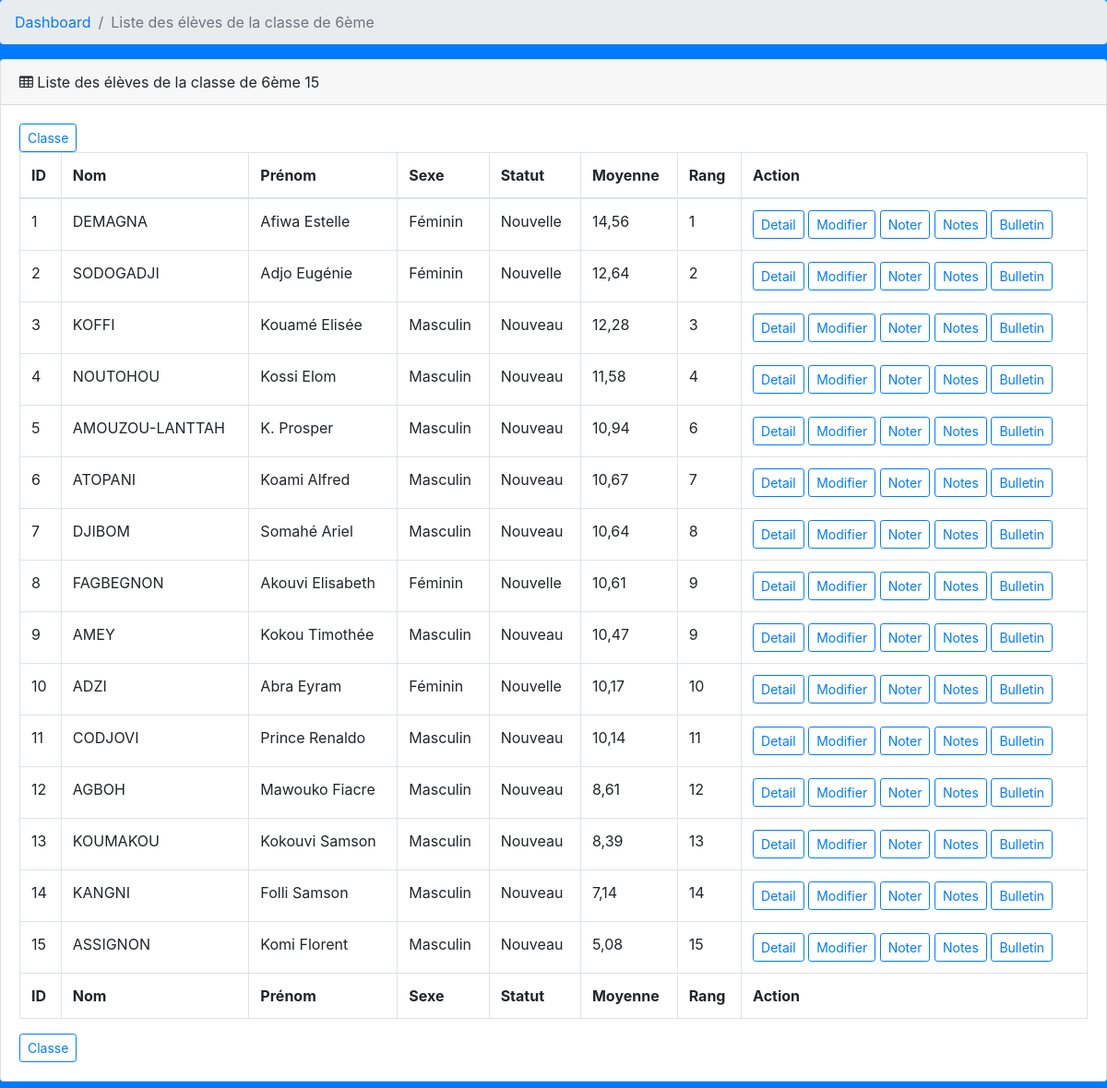
Page /bul/eleve/1/eleves on the committed database.
### etablissements/models.py (models this page shows, shortened)
class MatiereClasse(models.Model):
    classe = models.ForeignKey('etablissements.Classe', related_name='matieres',
                             on_delete=models.CASCADE, null=True)
    matiere = models.ForeignKey('etablissements.Matiere', related_name='matieres',
                               on_delete=models.CASCADE, null=True)
    enseignant = models.ForeignKey('etablissements.Enseignant', related_name='matieres',
                             on_delete=models.CASCADE, null=True)
    coef = models.IntegerField(default=1)
    date_creation = models.DateTimeField(auto_now_add=True)
    class Meta:
        db_table = "matiere_classe"
        verbose_name = "Matière de la classe"
        verbose_name_plural = "Matières de la classe"

class Classe(models.Model):
    nom = models.CharField(max_length=256)
    SERIE = (('Col', 'Collège'),
             ('A4', 'A4'),
             ('S', 'S'),
             ('D', 'D'),
             ('C4', 'C'),
             ('E', 'E'),
             ('F2', 'F2'),
             ('F4', 'F4'),
             ('G1', 'G1'),
             ('G2', 'G2'),
             ('G3', 'G3'))
    serie = models.CharField(choices=SERIE, max_length=256)
    etbs = models.ForeignKey('etablissements.Etablissement', related_name='classes',
                            on_delete=models.CASCADE, null=True)
    titulaire = models.OneToOneField('etablissements.Enseignant', related_name='titulaire',
                             on_delete=models.CASCADE, null=True)
    date_creation = models.DateTimeField(auto_now_add=True)
    eff = models.IntegerField(blank=True, null=True)
    moygen1= models.FloatField(blank=True, null=True)
    min1 = models.FloatField(blank=True, null=True)
    min2 = models.FloatField(blank=True, null=True)
    min3 = models.FloatField(blank=True, null=True)
    min = models.FloatField(blank=True, null=True)
    max1 = models.FloatField(blank=True, null=True)
    max2 = models.FloatField(blank=True, null=True)
    max3 = models.FloatField(blank=True, null=True)
    max = models.FloatField(blank=True, null=True)
    moygen2 = models.FloatField(blank=True, null=True)
    moygen3 = models.FloatField(blank=True, null=True)
    moygen = models.FloatField(blank=True, null=True)
    class Meta:
        db_table = "classe"
        verbose_name = "Classe"
        verbose_name_plural = "Classes"

### bulletin/models.py (models this page shows, shortened)
class Eleve(models.Model):
    nom = models.CharField(max_length=256)
    prenom = models.CharField(max_length=256)
    sexe = models.CharField(choices=(('Masculin', 'Masculin'), ('Féminin', 'Féminin')), max_length=256, null=True)
    STATUT = (('Nouveau', 'Nouveau'),
             ('Nouvelle', 'Nouvelle'),
             ('Redoublant', 'Redoublant'),
             ('Redoublante', 'Redoublante'))
    statut = models.CharField(choices=STATUT, max_length=256, null=True)
    classe= models.ForeignKey('etablissements.Classe', related_name='eleves',
                            on_delete=models.CASCADE, null=True)
    photo = models.FileField(upload_to="eleves", blank=True, null=True)
    moy1 = models.FloatField(blank=True, null=True)
    tot1 = models.FloatField(blank=True, null=True)
    totcoef = models.IntegerField(blank=True, null=True)
    moy2 = models.FloatField(blank=True, null=True)
    moy3 = models.FloatField(blank=True, null=True)
    rang1 = models.IntegerField(blank=True, null=True)
    rang2 = models.IntegerField(blank=True, null=True)
    rang3 = models.IntegerField(blank=True, null=True)
    date_creation = models.DateTimeField(auto_now_add=True)
    class Meta:
        db_table = "eleve"
        verbose_name = "Elève"
        verbose_name_plural = "Elèves"

### bulletin/views.py (the view)
# urls.py: path('eleve/<str:pk>/eleves', liste_eleves_matiere, name='eleves_matiere'),
def liste_eleves_matiere(request, pk):
        matiere = MatiereClasse.objects.get(pk=pk)
        eff(matiere.classe)
        eleves = Eleve.objects.filter(classe= matiere.classe).order_by('-moy1')
        context = {
            'matiere': matiere,
            'eleves': eleves,
        }
        return render(request, 'important/index.html', context)

### bulletin/views.py (called while the page is built)
def eff(classe):
    eleves = Eleve.objects.filter(classe=classe)
    classe.eff = eleves.count()
    classe.save()
    return classe

### bulletin/templates/important/index.html (shortened to what this page needs)
{% extends 'base.html' %}
{% load static %}
{% block content %}
    <ol class="breadcrumb">
        <li class="breadcrumb-item">
            <a href="{% url 'home_page' %}">Dashboard</a>
        </li>
        <li class="breadcrumb-item active">Liste des élèves de la classe de {{matiere.classe.nom}}</li>
    </ol>
    <div class="card mb-3">
        <div class="card-header">
            <i class="fa fa-table"></i> Liste des élèves de la classe de {{matiere.classe.nom}} {{matiere.classe.eff}}
        </div>
        <div class="card-body">
                 <a class="btn btn-outline-primary btn-sm" href="{% url 'matieres_classe' pk=matiere.classe.id %}" role="button">Classe</a>
            <div class="table-responsive">
                <table class="table table-bordered" id="dataTable" width="100%" cellspacing="0">
                    <thead>
                    <tr>
                       <th>ID</th>
                        <th>Nom</th>
                        <th>Prénom</th>
                        <th>Sexe</th>
                        <th>Statut</th>
                        <th>Moyenne</th>
                        <th>Rang</th>
                        <th>Action</th>
                    </tr>
                    </thead>
                    <tfoot>
                    <tr>
                        <th>ID</th>
                        <th>Nom</th>
                        <th>Prénom</th>
                        <th>Sexe</th>
                        <th>Statut</th>
                        <th>Moyenne</th>
                        <th>Rang</th>
                        <th>Action</th>
                    </tr>
                    </tfoot>
                    <tbody>
                    {% for eleve in eleves %}
                        <tr>
                            <td>{{forloop.counter }}</td>
                            <td>{{eleve.nom }}</td>
                            <td>{{eleve.prenom }} </td>
                             <td>{{eleve.sexe }}</td>
                            <td>{{eleve.statut }}</td>
                            <td>{{eleve.moy1 }}</td>
                            <td>{{eleve.rang1 }}</td>
                            <td><a class="btn btn-outline-primary btn-sm"
                                   href="{% url 'eleve_show' pk=eleve.id %}" role="button">Detail</a>
  <a class="btn btn-outline-primary btn-sm" href="{% url 'eleve_edit' pk=eleve.id %}" role="button">Modifier</a>
                                 <a class="btn btn-outline-primary btn-sm" href="{% url 'register_note' pk=matiere.id id=eleve.id %}" role="button">Noter</a>
                                 <a class="btn btn-outline-primary btn-sm" href="{% url 'notes_matiere' pk=matiere.id %}" role="button">Notes</a>
                                 <a class="btn btn-outline-primary btn-sm"
                                   href="{% url 'elevebul' pk=eleve.id %}" role="button">Bulletin</a>
                            </td>
                        </tr>
                    {% endfor %}
                    </tbody>
                </table>
            </div>
               <a class="btn btn-outline-primary btn-sm" href="{% url 'matieres_classe' pk=matiere.classe.id %}" role="button">Classe</a>
        </div>
    </div>
{% endblock %}

### static/dashboard/css/sb-admin.css (style rules this page uses)
html { position: relative; min-height: 100%; }
body { overflow-x: hidden; }

### rows in the picture
MatiereClasse: classe.nom "6ème", classe.eff "15"
Eleve: nom "DEMAGNA", prenom "Afiwa Estelle", sexe "Féminin", statut "Nouvelle", moy1 "14,56", rang1 "1"
Eleve: nom "SODOGADJI", prenom "Adjo Eugénie", sexe "Féminin", statut "Nouvelle", moy1 "12,64", rang1 "2"
Eleve: nom "KOFFI", prenom "Kouamé Elisée", sexe "Masculin", statut "Nouveau", moy1 "12,28", rang1 "3"
Eleve: nom "NOUTOHOU", prenom "Kossi Elom", sexe "Masculin", statut "Nouveau", moy1 "11,58", rang1 "4"
Eleve: nom "AMOUZOU-LANTTAH", prenom "K. Prosper", sexe "Masculin", statut "Nouveau", moy1 "10,94", rang1 "6"
Eleve: nom "ATOPANI", prenom "Koami Alfred", sexe "Masculin", statut "Nouveau", moy1 "10,67", rang1 "7"
Eleve: nom "DJIBOM", prenom "Somahé Ariel", sexe "Masculin", statut "Nouveau", moy1 "10,64", rang1 "8"
Eleve: nom "FAGBEGNON", prenom "Akouvi Elisabeth", sexe "Féminin", statut "Nouvelle", moy1 "10,61", rang1 "9"
Eleve: nom "AMEY", prenom "Kokou Timothée", sexe "Masculin", statut "Nouveau", moy1 "10,47", rang1 "9"
Eleve: nom "ADZI", prenom "Abra Eyram", sexe "Féminin", statut "Nouvelle", moy1 "10,17", rang1 "10"
Eleve: nom "CODJOVI", prenom "Prince Renaldo", sexe "Masculin", statut "Nouveau", moy1 "10,14", rang1 "11"
Eleve: nom "AGBOH", prenom "Mawouko Fiacre", sexe "Masculin", statut "Nouveau", moy1 "8,61", rang1 "12"
Eleve: nom "KOUMAKOU", prenom "Kokouvi Samson", sexe "Masculin", statut "Nouveau", moy1 "8,39", rang1 "13"
Eleve: nom "KANGNI", prenom "Folli Samson", sexe "Masculin", statut "Nouveau", moy1 "7,14", rang1 "14"
Eleve: nom "ASSIGNON", prenom "Komi Florent", sexe "Masculin", statut "Nouveau", moy1 "5,08", rang1 "15"
